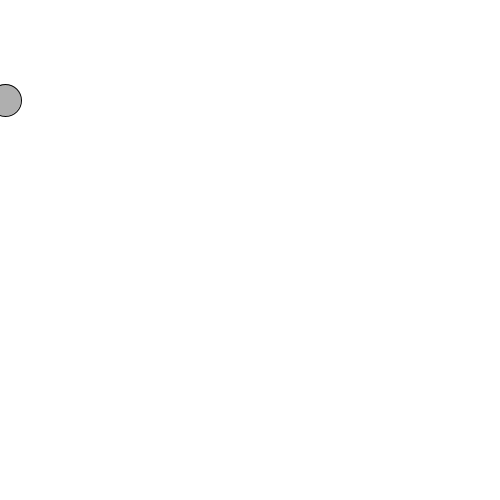
Frame 1 (no input)
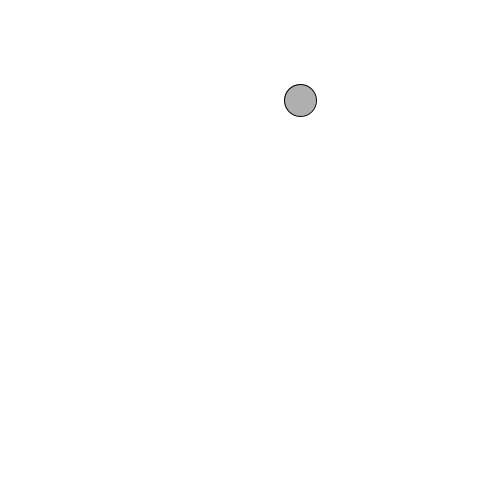
Frame 60 (the mouse pressed at the canvas centre just before this capture)
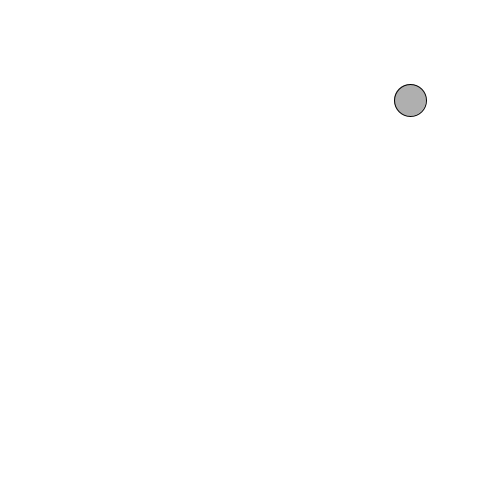
Frame 120 (the mouse held since frame 60 and released just before this capture)

The Processing sketch that drew these frames (run headless with seeded random() and noise(); from frame 60 on, the mouse is pressed at the canvas centre):

// Processing sketch: sketch_200901a
// ── sketch_200901a.pde
int x = 0;
int speed = 5;

void setup() {
  size(500, 500);
}

void draw() {
  background(255);
  
  x = x + speed;
  
  if ((x>width) || (x <0)) {
    speed = speed * -1;
  }
  
  stroke(0);
  fill(175);
  ellipse(x, 100, 32, 32);
}
